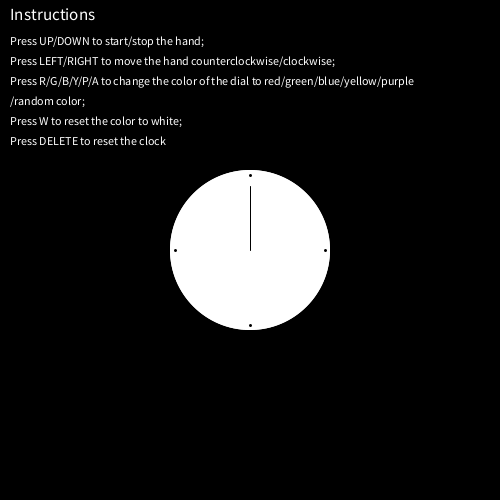
Frame 1 (no input)
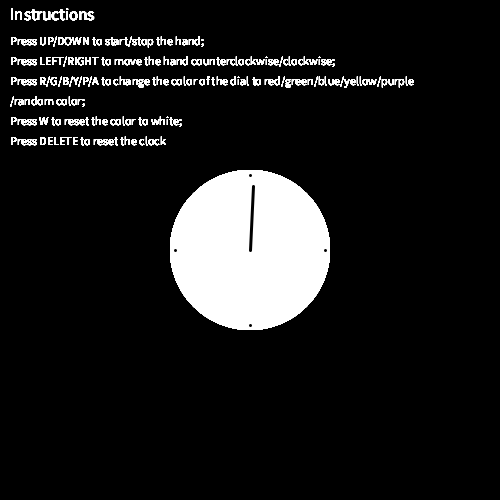
Frame 60 (the mouse pressed at the canvas centre just before this capture)
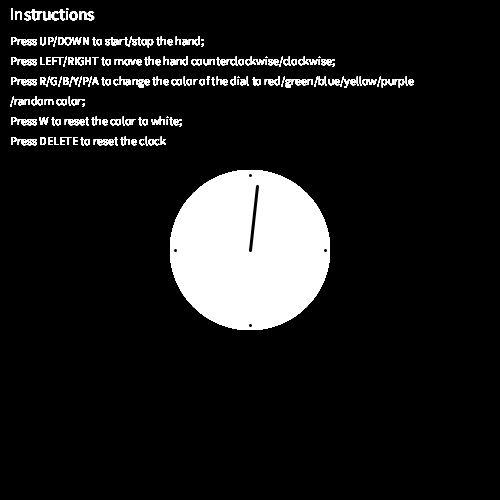
Frame 120 (the mouse held since frame 60 and released just before this capture)

The Processing sketch that drew these frames (run headless with seeded random() and noise(); from frame 60 on, the mouse is pressed at the canvas centre):

// Processing sketch: sketch_140924a
// ── sketch_140924a.pde
//Qianzi Xu(Rachel), Assignment 2
float x = 0, y = 250, w = PI/3000, z = 1.25 * PI;
color dial_color = color(255);

void setup() {
  size(500, 500);
  background(0);
  smooth();
  frameRate(100);
}

void drawDial(float x, color c) {
  noStroke();
  fill(c);
  ellipse(0, 0, x, x);
}

void drawSmallclocks(float a, float b, float c, float d, color e) {
  noStroke();
  fill(e);
  ellipse(a, b, c, c);
  stroke(0);
  strokeWeight(2);
  point(a, b - c*7/16);
  point(a, b + c*7/16);
  point(a - c*7/16, b);
  point(a + c*7/16, b);
  line(a, b, a + c*5.5*sin(d)/16, b + c*5.5*cos(d)/16);
}
  
void instructions() {
  stroke(255);
  textAlign(LEFT);
  textSize(17);
  text("Instructions", 10, 20);
  textSize(12);
  text("Press UP/DOWN to start/stop the hand;", 10, 45);
  text("Press LEFT/RIGHT to move the hand counterclockwise/clockwise;", 10, 65);
  text("Press R/G/B/Y/P/A to change the color of the dial to red/green/blue/yellow/purple", 10, 85);
  text("/random color;", 10, 105);
  text("Press W to reset the color to white;", 10, 125);
  text("Press DELETE to reset the clock", 10, 145);
}

//points on the biggest clock
void drawPoints() {
  point(325, 250);
  point(250, 175);
  point(250, 325);
  point(175, 250);
}
  
  
void draw() {
 // background(0);
  //stroke(255);
  instructions();
  pushMatrix();
  translate(width/2, height/2);
  drawDial(160, dial_color);
  if (keyPressed == true || true) {
    if (key == 'b') {
      //color variable 
      // VV this is moved outside of the if statements
      dial_color = color(#498FF0);
    }
    else if (key == 'g') {
      dial_color = color(#45F02C);
    }
    else if (key == 'r') {
      dial_color = color(#FC0D0D);
    }
    else if (key == 'y') {
      dial_color = color(#FCE50D);
    }
    else if (key == 'p') {
      dial_color = color(#FA6AD9);
    }
    else if (key == 'w') {
      dial_color = color(255);
    }
    else if (key == 'a') {
      dial_color = color(random(255), random(255), random(255));
      
      stroke(random(255), random(255), random(255));
      textSize(20);
      text("It's party time !!!", 50, 200);
      //Another two lines of code that don't work
    }
    drawDial(160, dial_color);
    //outside of if statements!
    //draw clock, passing the color variable in as the color value
    
  }
    
  stroke(0);
  rotate(z);
  line(0, 0, 45, 45);
  popMatrix();
  z += w;
  strokeWeight(3);
  drawPoints();
  if (keyPressed) {
    if (keyCode == UP) {
      w = PI/3000;
    }
    else if (keyCode == DOWN) {
      w = 0;
    }
    else if (keyCode == LEFT) {
      z -= PI/600;
    }
    else if (keyCode == RIGHT) {
      z += PI/600;
    }
    else if (key == DELETE) {
      z = 1.25 * PI;
      //why 1.25?
      w = 0;
    }
  }
  
}

void mouseClicked() {
  drawSmallclocks(mouseX, mouseY, random(40, 80), random(0, 2*PI), color(random(255), random(255), random(255)));
}



  
